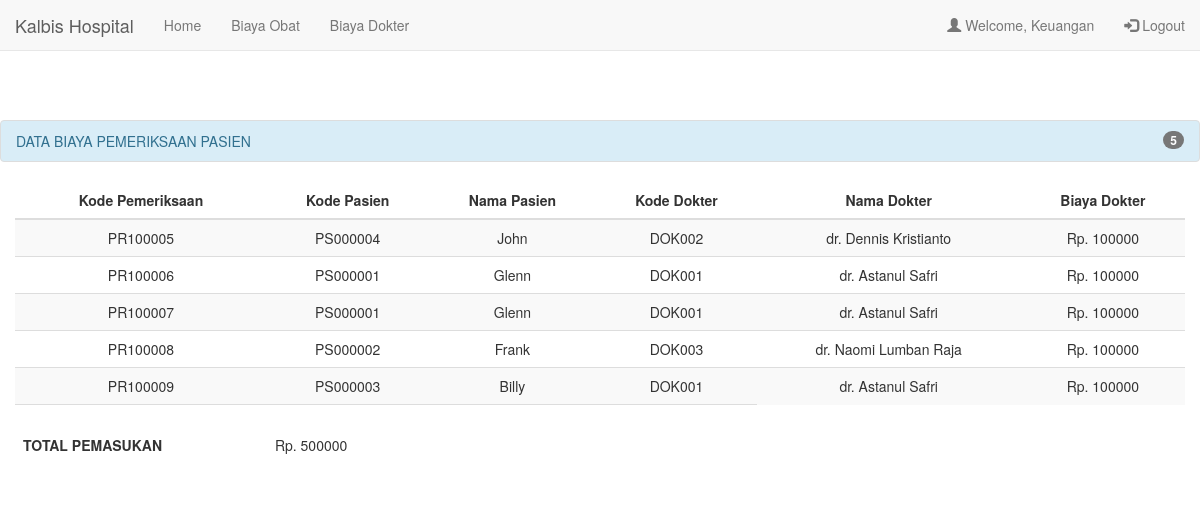
/keuangan/keuangan_tagihan_dokter.php (signed in), run on the app's committed database.
### tables this page shows
CREATE TABLE `biaya_dok` (
  `kd_transaksi` int(11) NOT NULL,
  `kd_pasien` int(11) NOT NULL,
  `biaya_dok` int(11) NOT NULL,
  `status_bayar` varchar(15) NOT NULL
);

CREATE TABLE `pasien` (
  `kd_pasien` int(11) NOT NULL,
  `no_ktp` char(16) NOT NULL,
  `nama_pasien` varchar(25) NOT NULL,
  `tgl_lhr` date NOT NULL,
  `alamat_p` varchar(50) NOT NULL,
  `riwayat_p` varchar(30) NOT NULL,
  `status` varchar(10) NOT NULL
);

CREATE TABLE `diagnosa` (
  `kd_periksa` int(11) NOT NULL,
  `kd_pasien` int(11) NOT NULL,
  `diagnosa` varchar(30) NOT NULL,
  `kd_obat` char(5) NOT NULL,
  `jumlah` int(11) NOT NULL,
  `verifiedBy` varchar(10) NOT NULL
);

CREATE TABLE `dokter` (
  `kd_dok` char(6) NOT NULL,
  `nama_dok` varchar(25) NOT NULL,
  `alamat_dok` varchar(50) NOT NULL,
  `spesialisasi` varchar(20) NOT NULL
);

### keuangan/keuangan_tagihan_dokter.php (the view, shortened to what this page needs)
<?php
	$host = "localhost";
	$user = "root";
	$pass = "";
	$dbname = "kalbis_rs";
	$koneksi = mysqli_connect($host, $user, $pass, $dbname);
	$query = "SELECT a.kd_pasien, a.biaya_dok, a.status_bayar, b.nama_pasien, a.kd_transaksi, c.verifiedBy, d.nama_dok
			  FROM biaya_dok a, pasien b, diagnosa c, dokter d
			  WHERE a.kd_pasien = b.kd_pasien AND a.kd_transaksi = c.kd_periksa AND c.verifiedBy = d.kd_dok
			  ORDER BY a.kd_transaksi";
	$sql2 = mysqli_query($koneksi, $query);
	if(@$_SESSION['pendaftaran'] || @$_SESSION['dokter'] || @$_SESSION['dok001'] || @$_SESSION['dok002'] || @$_SESSION['dok003'] ||
	@$_SESSION['admin'] || @$_SESSION['farmasi'] || @$_SESSION['keuangan']){
?>
<!DOCTYPE html>
<html>
<head>
	<link rel="stylesheet" href="http://maxcdn.bootstrapcdn.com/bootstrap/3.3.6/css/bootstrap.min.css">
</head>
<body>
	<nav class="navbar navbar-default navbar-fixed-top">
		<div class="container-fluid">
			<div class="navbar-header">
			<a class="navbar-brand" href="#">Kalbis Hospital</a>
		</div>
		<ul class="nav navbar-nav">
			<li><a href="keuangan_index.php">Home</a></li>
			<li><a href="keuangan_tagihan_obat.php">Biaya Obat</a></li>
			<li><a href="keuangan_tagihan_dokter.php">Biaya Dokter</a></li>
		</ul>
		<ul class="nav navbar-nav navbar-right">
			<li><a href="keuangan_profile.php"><span class="glyphicon glyphicon-user"></span> Welcome, Keuangan</a></li>
			<li><a href="../logout.php"><span class="glyphicon glyphicon-log-in"></span> Logout</a></li>
		</ul>
	  </div>
	</nav>
	<div id="tabel">
		<ul class="list-group ">
			<li class="list-group-item list-group-item-info">
				<span class="badge">
					<?php
						$result = mysqli_query($koneksi, "SELECT COUNT(*) AS `count` FROM biaya_dok");
						$row = mysqli_fetch_assoc($result);
						$count = $row['count'];
						echo $count;
					?>
				</span>DATA BIAYA PEMERIKSAAN PASIEN
			</li>
		</ul>
		<div class="container">
			<table class="table table-striped">
				<thead>
					<tr>
						<th>Kode Pemeriksaan</th>
						<th>Kode Pasien</th>
						<th>Nama Pasien</th>
						<th>Kode Dokter</th>
						<th>Nama Dokter</th>
						<th>Biaya Dokter</th>
					</tr>
				</thead>
				<tbody>
					<?php
						while($row = mysqli_fetch_assoc($sql2)){
							echo "<tr>";
							echo "<td class='td'>" . "PR" . $row['kd_transaksi'] . "</td>";
							echo "<td class='td'>PS00000" . $row['kd_pasien'] . "</td>";
							echo "<td class='td'>" . $row['nama_pasien'] . "</td>";
							echo "<td class='td'>" . $row['verifiedBy'] . "</td>";
							echo "<td class='td'>" . $row['nama_dok'] . "</td>";
							echo "<td class='td'>Rp. " . $row['biaya_dok'] . "</td>";
							echo "</tr>";
						}
						$query2 = "SELECT SUM(biaya_dok) AS Total FROM biaya_dok";
						$sql3 = mysqli_query($koneksi, $query2);
						while($row2 = mysqli_fetch_assoc($sql3)){
							echo "<tr>";
							echo "<td style='padding-top: 30px; font-weight: bold'>TOTAL PEMASUKAN</td>";
							echo "<td colspan='3' style='padding-top: 30px;'>Rp. " . $row2['Total'] . "</td>";
							echo "</tr>";
						}
					?>
				</tbody>
			</table>
		</div>
	</div>
</body>
</html>
<?php
	} else {
		header("Location: ../login.php");
	}
?>

### keuangan/keuangan_tagihan_dokter.php (style rules this page uses)
#tabel { margin: 120px auto; width: 1200px; }
table tr th { text-align: center; }
table tr .td { text-align: center; }
.container { width: 100%; }

### data on the page
biaya_dok: kd_transaksi "100005", kd_pasien "4", kd_pasien.nama_pasien "John", diagnosa.verifiedBy "DOK002", dokter.nama_dok "dr. Dennis Kristianto", biaya_dok "100000"
biaya_dok: kd_transaksi "100006", kd_pasien "1", kd_pasien.nama_pasien "Glenn", diagnosa.verifiedBy "DOK001", dokter.nama_dok "dr. Astanul Safri", biaya_dok "100000"
biaya_dok: kd_transaksi "100007", kd_pasien "1", kd_pasien.nama_pasien "Glenn", diagnosa.verifiedBy "DOK001", dokter.nama_dok "dr. Astanul Safri", biaya_dok "100000"
biaya_dok: kd_transaksi "100008", kd_pasien "2", kd_pasien.nama_pasien "Frank", diagnosa.verifiedBy "DOK003", dokter.nama_dok "dr. Naomi Lumban Raja", biaya_dok "100000"
biaya_dok: kd_transaksi "100009", kd_pasien "3", kd_pasien.nama_pasien "Billy", diagnosa.verifiedBy "DOK001", dokter.nama_dok "dr. Astanul Safri", biaya_dok "100000"

### other printed values
$count "5"
$row2['Total'] "500000"
